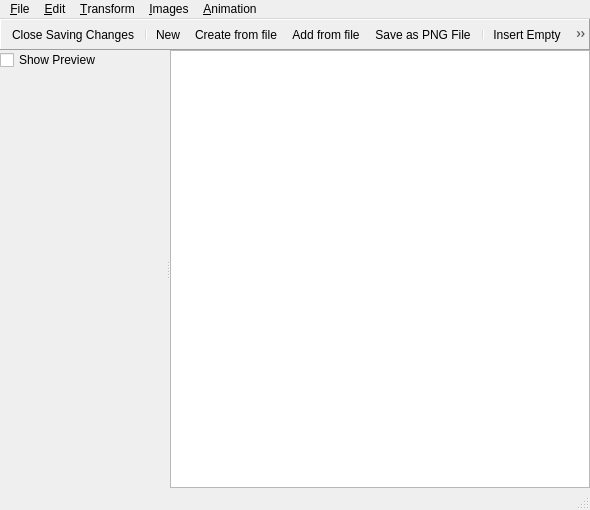
<?xml version="1.0" encoding="UTF-8"?>
<ui version="4.0">
 <class>EditSpriteDialog</class>
 <widget class="QDialog" name="EditSpriteDialog">
  <property name="geometry">
   <rect>
    <x>0</x>
    <y>0</y>
    <width>590</width>
    <height>510</height>
   </rect>
  </property>
  <property name="windowTitle">
   <string>Sprite Editor</string>
  </property>
  <layout class="QVBoxLayout" name="verticalLayout" stretch="0,0,1,0">
   <property name="spacing">
    <number>0</number>
   </property>
   <property name="leftMargin">
    <number>0</number>
   </property>
   <property name="topMargin">
    <number>0</number>
   </property>
   <property name="rightMargin">
    <number>0</number>
   </property>
   <property name="bottomMargin">
    <number>0</number>
   </property>
   <item>
    <widget class="QMenuBar" name="menuBar">
     <widget class="QMenu" name="menuFile">
      <property name="title">
       <string>&amp;File</string>
      </property>
      <addaction name="actionNew"/>
      <addaction name="actionCreateFromFile"/>
      <addaction name="actionAddFromFile"/>
      <addaction name="separator"/>
      <addaction name="actionSaveAsPngFile"/>
      <addaction name="separator"/>
      <addaction name="actionCreateFromStrip"/>
      <addaction name="actionAddFromStrip"/>
      <addaction name="separator"/>
      <addaction name="actionCloseSavingChanges"/>
     </widget>
     <widget class="QMenu" name="menuEdit">
      <property name="title">
       <string>&amp;Edit</string>
      </property>
      <addaction name="actionUndo"/>
      <addaction name="actionRedo"/>
      <addaction name="separator"/>
      <addaction name="actionCut"/>
      <addaction name="actionCopy"/>
      <addaction name="actionPaste"/>
      <addaction name="separator"/>
      <addaction name="actionErase"/>
      <addaction name="actionDelete"/>
      <addaction name="separator"/>
      <addaction name="actionMoveLeft"/>
      <addaction name="actionMoveRight"/>
      <addaction name="separator"/>
      <addaction name="actionAddEmpty"/>
      <addaction name="actionInsertEmpty"/>
      <addaction name="separator"/>
      <addaction name="actionEdit"/>
      <addaction name="separator"/>
      <addaction name="actionSetTransparencyBackground"/>
     </widget>
     <widget class="QMenu" name="menuTransform">
      <property name="title">
       <string>&amp;Transform</string>
      </property>
     </widget>
     <widget class="QMenu" name="menuImages">
      <property name="title">
       <string>&amp;Images</string>
      </property>
     </widget>
     <widget class="QMenu" name="menuAnimation">
      <property name="title">
       <string>&amp;Animation</string>
      </property>
     </widget>
     <addaction name="menuFile"/>
     <addaction name="menuEdit"/>
     <addaction name="menuTransform"/>
     <addaction name="menuImages"/>
     <addaction name="menuAnimation"/>
    </widget>
   </item>
   <item>
    <widget class="QFrame" name="frame">
     <property name="frameShape">
      <enum>QFrame::Shape::Panel</enum>
     </property>
     <property name="frameShadow">
      <enum>QFrame::Shadow::Raised</enum>
     </property>
     <layout class="QHBoxLayout">
      <property name="spacing">
       <number>0</number>
      </property>
      <property name="leftMargin">
       <number>0</number>
      </property>
      <property name="topMargin">
       <number>0</number>
      </property>
      <property name="rightMargin">
       <number>0</number>
      </property>
      <property name="bottomMargin">
       <number>0</number>
      </property>
      <item>
       <widget class="QToolBar" name="toolBar">
        <property name="movable">
         <bool>false</bool>
        </property>
        <property name="iconSize">
         <size>
          <width>16</width>
          <height>16</height>
         </size>
        </property>
        <property name="floatable">
         <bool>false</bool>
        </property>
        <addaction name="actionCloseSavingChanges"/>
        <addaction name="separator"/>
        <addaction name="actionNew"/>
        <addaction name="actionCreateFromFile"/>
        <addaction name="actionAddFromFile"/>
        <addaction name="actionSaveAsPngFile"/>
        <addaction name="separator"/>
        <addaction name="actionInsertEmpty"/>
        <addaction name="actionAddEmpty"/>
        <addaction name="separator"/>
        <addaction name="actionUndo"/>
        <addaction name="actionRedo"/>
        <addaction name="separator"/>
        <addaction name="actionCut"/>
        <addaction name="actionCopy"/>
        <addaction name="actionPaste"/>
        <addaction name="separator"/>
        <addaction name="actionMoveLeft"/>
        <addaction name="actionMoveRight"/>
        <addaction name="separator"/>
        <addaction name="actionEdit"/>
       </widget>
      </item>
     </layout>
    </widget>
   </item>
   <item>
    <widget class="QSplitter" name="splitter">
     <property name="orientation">
      <enum>Qt::Orientation::Horizontal</enum>
     </property>
     <widget class="QWidget" name="verticalLayoutWidget">
      <layout class="QVBoxLayout" name="verticalLayout_2">
       <item>
        <widget class="QCheckBox" name="checkBoxShowPreview">
         <property name="text">
          <string>Show Preview</string>
         </property>
        </widget>
       </item>
       <item>
        <spacer name="verticalSpacer">
         <property name="orientation">
          <enum>Qt::Orientation::Vertical</enum>
         </property>
         <property name="sizeHint" stdset="0">
          <size>
           <width>20</width>
           <height>40</height>
          </size>
         </property>
        </spacer>
       </item>
      </layout>
     </widget>
     <widget class="QListView" name="listView">
      <property name="spacing">
       <number>16</number>
      </property>
      <property name="viewMode">
       <enum>QListView::ViewMode::IconMode</enum>
      </property>
     </widget>
    </widget>
   </item>
   <item>
    <widget class="QStatusBar" name="statusBar"/>
   </item>
  </layout>
  <action name="actionNew">
   <property name="icon">
    <iconset resource="../resources_editor.qrc">
     <normaloff>:/qtgameengine/icons/new.png</normaloff>:/qtgameengine/icons/new.png</iconset>
   </property>
   <property name="text">
    <string>&amp;New...</string>
   </property>
   <property name="toolTip">
    <string>Create a new sprite</string>
   </property>
  </action>
  <action name="actionCreateFromFile">
   <property name="icon">
    <iconset resource="../resources_editor.qrc">
     <normaloff>:/qtgameengine/icons/open.png</normaloff>:/qtgameengine/icons/open.png</iconset>
   </property>
   <property name="text">
    <string>&amp;Create from file...</string>
   </property>
   <property name="toolTip">
    <string>Create new sprite from file</string>
   </property>
  </action>
  <action name="actionAddFromFile">
   <property name="icon">
    <iconset resource="../resources_editor.qrc">
     <normaloff>:/qtgameengine/icons/create-group.png</normaloff>:/qtgameengine/icons/create-group.png</iconset>
   </property>
   <property name="text">
    <string>&amp;Add from file...</string>
   </property>
   <property name="toolTip">
    <string>Add a sprite from file</string>
   </property>
   <property name="shortcut">
    <string>Ctrl+A</string>
   </property>
  </action>
  <action name="actionSaveAsPngFile">
   <property name="icon">
    <iconset resource="../resources_editor.qrc">
     <normaloff>:/qtgameengine/icons/save.png</normaloff>:/qtgameengine/icons/save.png</iconset>
   </property>
   <property name="text">
    <string>&amp;Save as PNG File...</string>
   </property>
   <property name="toolTip">
    <string>Save the sprite as PNG File</string>
   </property>
  </action>
  <action name="actionCreateFromStrip">
   <property name="text">
    <string>Create from Strip...</string>
   </property>
   <property name="shortcut">
    <string>Ctrl+I</string>
   </property>
  </action>
  <action name="actionAddFromStrip">
   <property name="text">
    <string>Add from Stri&amp;p...</string>
   </property>
   <property name="shortcut">
    <string>Ctrl+P</string>
   </property>
  </action>
  <action name="actionCloseSavingChanges">
   <property name="icon">
    <iconset resource="../resources_editor.qrc">
     <normaloff>:/qtgameengine/icons/ok.png</normaloff>:/qtgameengine/icons/ok.png</iconset>
   </property>
   <property name="text">
    <string>Close Saving Changes</string>
   </property>
  </action>
  <action name="actionUndo">
   <property name="icon">
    <iconset resource="../resources_editor.qrc">
     <normaloff>:/qtgameengine/icons/undo.png</normaloff>:/qtgameengine/icons/undo.png</iconset>
   </property>
   <property name="text">
    <string>&amp;Undo</string>
   </property>
  </action>
  <action name="actionRedo">
   <property name="icon">
    <iconset resource="../resources_editor.qrc">
     <normaloff>:/qtgameengine/icons/redo.png</normaloff>:/qtgameengine/icons/redo.png</iconset>
   </property>
   <property name="text">
    <string>&amp;Redo</string>
   </property>
  </action>
  <action name="actionCut">
   <property name="icon">
    <iconset resource="../resources_editor.qrc">
     <normaloff>:/qtgameengine/icons/cut.png</normaloff>:/qtgameengine/icons/cut.png</iconset>
   </property>
   <property name="text">
    <string>Cu&amp;t</string>
   </property>
  </action>
  <action name="actionCopy">
   <property name="icon">
    <iconset resource="../resources_editor.qrc">
     <normaloff>:/qtgameengine/icons/copy.png</normaloff>:/qtgameengine/icons/copy.png</iconset>
   </property>
   <property name="text">
    <string>&amp;Copy</string>
   </property>
  </action>
  <action name="actionPaste">
   <property name="icon">
    <iconset resource="../resources_editor.qrc">
     <normaloff>:/qtgameengine/icons/paste.png</normaloff>:/qtgameengine/icons/paste.png</iconset>
   </property>
   <property name="text">
    <string>&amp;Paste</string>
   </property>
  </action>
  <action name="actionErase">
   <property name="text">
    <string>&amp;Erase...</string>
   </property>
   <property name="shortcut">
    <string>Shift+Del</string>
   </property>
  </action>
  <action name="actionDelete">
   <property name="text">
    <string>&amp;Delete</string>
   </property>
  </action>
  <action name="actionMoveLeft">
   <property name="text">
    <string>Move &amp;Left</string>
   </property>
   <property name="shortcut">
    <string>Ctrl+L</string>
   </property>
  </action>
  <action name="actionMoveRight">
   <property name="text">
    <string>&amp;Move Right</string>
   </property>
   <property name="shortcut">
    <string>Ctrl+R</string>
   </property>
  </action>
  <action name="actionAddEmpty">
   <property name="text">
    <string>&amp;Add Empty</string>
   </property>
   <property name="shortcut">
    <string>Shift+A</string>
   </property>
  </action>
  <action name="actionInsertEmpty">
   <property name="text">
    <string>&amp;Insert Empty</string>
   </property>
   <property name="shortcut">
    <string>Shift+I</string>
   </property>
  </action>
  <action name="actionEdit">
   <property name="text">
    <string>Edit...</string>
   </property>
   <property name="shortcut">
    <string>Ctrl+E</string>
   </property>
  </action>
  <action name="actionSetTransparencyBackground">
   <property name="text">
    <string>&amp;Set Transparency Background...</string>
   </property>
  </action>
 </widget>
 <resources>
  <include location="../resources_editor.qrc"/>
 </resources>
 <connections>
  <connection>
   <sender>actionCloseSavingChanges</sender>
   <signal>triggered()</signal>
   <receiver>EditSpriteDialog</receiver>
   <slot>accept()</slot>
   <hints>
    <hint type="sourcelabel">
     <x>-1</x>
     <y>-1</y>
    </hint>
    <hint type="destinationlabel">
     <x>245</x>
     <y>249</y>
    </hint>
   </hints>
  </connection>
 </connections>
</ui>
